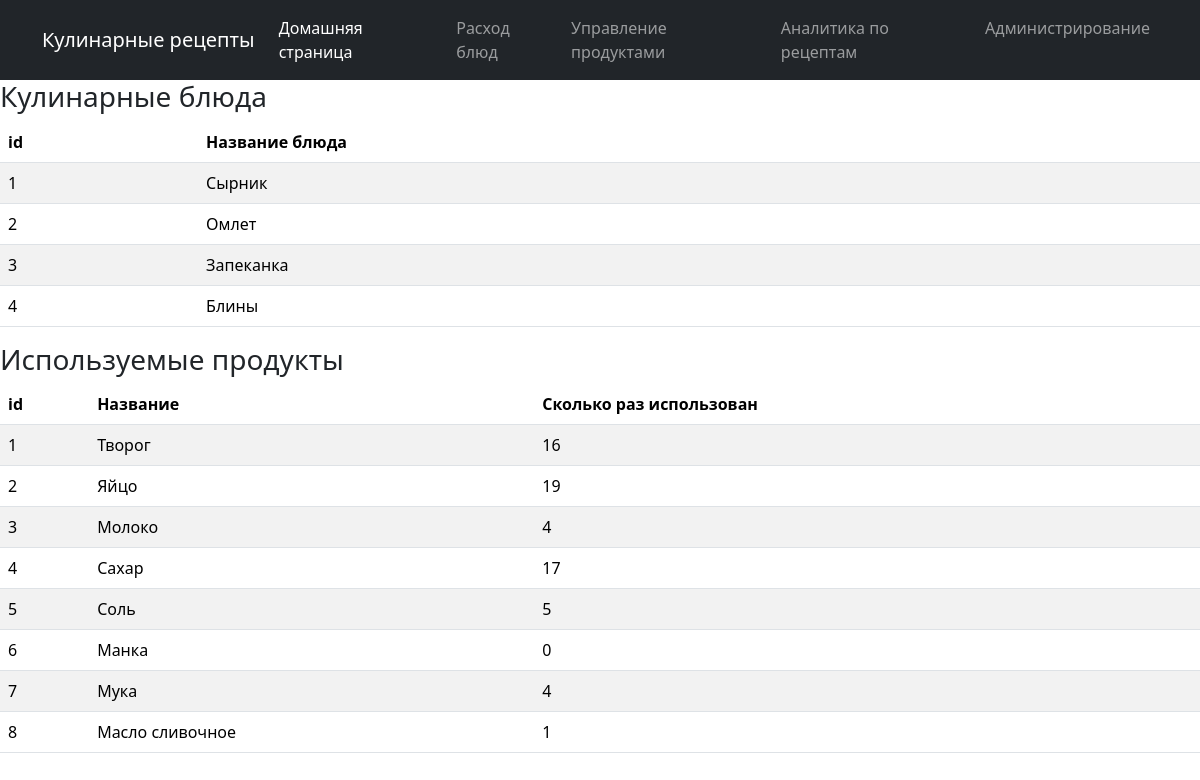
The page / on the database its author committed.
### meal/models.py (models this page shows, shortened)
class Dish(models.Model):
    name = models.CharField(max_length=64)
    time_create = models.DateTimeField(auto_now_add=True)
    time_update = models.DateTimeField(auto_now=True)
    user = models.ForeignKey(User, verbose_name='Пользователь', on_delete=models.CASCADE)
    def __str__(self):
        return f'Dish name: {self.name}'

class Product(models.Model):
    name = models.CharField(max_length=64)
    usedHowManyTimes = models.IntegerField(default=0)
    time_create = models.DateTimeField(auto_now_add=True)
    time_update = models.DateTimeField(auto_now=True)
    user = models.ForeignKey(User, verbose_name='Пользователь', on_delete=models.CASCADE)

### meal/views.py (the view)
# urls.py: path('', index, name='home_page'),
def index(request):
    product = Product.objects.all()
    dish = Dish.objects.all()
    form = DishForm()
    dish_selected = request.GET.dict()
    print('dish_selected: ', dish_selected)
    context = {"product": product, "dish": dish, "form": form, "dish_selected": dish_selected}
    return render(request, "meal/index.html", context)

### templates/meal/index.html (shortened to what this page needs)
{% extends 'default/default.html' %}
{% block content %}
<h3>Кулинарные блюда</h3>
<table class="table table-striped">
    <thead>
        <tr>
            <th scope="col">id</th>
            <th scope="col">Название блюда</th>
        </tr>
    </thead>
    {% for i in dish %}
        <tr>
            <td scope="row">{{ i.id  }}</td>
            <td scope="row">{{ i.name }}</td>
        </tr>
    {% endfor %}
</table>
<h3>Используемые продукты</h3>
<table class="table table-striped">
    <thead>
        <tr>
            <th scope="col">id</th>
            <th scope="col">Название</th>
            <th scope="col">Сколько раз использован</th>
        </tr>
    </thead>
        {% for i in product %}
            <tr>
                <td scope="row">{{ i.id }}</td>
                <td scope="row"> {{ i.name }}</td>
                <td scope="row">{{ i.usedHowManyTimes }}</td>
            </tr>
        {% endfor %}
</table>
{% endblock content %}

### templates/default/default.html (shortened to what this page needs)
<!DOCTYPE html>
<html lang="en">
<head>
    <link href="https://cdn.jsdelivr.net/npm/bootstrap@5.3.2/dist/css/bootstrap.min.css" rel="stylesheet">
</head>
<body>
    {% block nav %}
    <nav class="navbar navbar-expand-lg navbar-dark bg-dark">
            <div class="container">
                <a class="navbar-brand" href="#">Кулинарные рецепты</a>
                <div class="collapse navbar-collapse" id="navbarSupportedContent">
                    <ul class="navbar-nav ms-auto mb-2 mb-lg-0">
                        <li class="nav-item">
                            <a class="nav-link active" aria-current="page" href="{% url 'home_page' %}">Домашняя страница</a></li>
                        <li class="nav-item">
                            <a class="nav-link" href="{% url 'dish_consumption' %}">Расход блюд</a></li>
                        <li class="nav-item">
                            <a class="nav-link" href="{% url 'product_to_recipe' %}">Управление продуктами</a></li>
                        <li class="nav-item">
                            <a class="nav-link" href="{% url 'recipe_analytic' %}">Аналитика по рецептам</a>
                        </li>
                        <li class="nav-item">
                            <a class="nav-link" href="/admin" }>Администрирование</a>
                        </li>
                    </ul>
                </div>
            </div>
        </nav>
    {% endblock nav %}
    {% block content %}
    {% endblock content %}
</body>
</html>

### rows shown on the page
Dish: id "1", name "Сырник"
Dish: id "2", name "Омлет"
Dish: id "3", name "Запеканка"
Dish: id "4", name "Блины"
Product: id "1", name "Творог", usedHowManyTimes "16"
Product: id "2", name "Яйцо", usedHowManyTimes "19"
Product: id "3", name "Молоко", usedHowManyTimes "4"
Product: id "4", name "Сахар", usedHowManyTimes "17"
Product: id "5", name "Соль", usedHowManyTimes "5"
Product: id "6", name "Манка", usedHowManyTimes "0"
Product: id "7", name "Мука", usedHowManyTimes "4"
Product: id "8", name "Масло сливочное", usedHowManyTimes "1"
